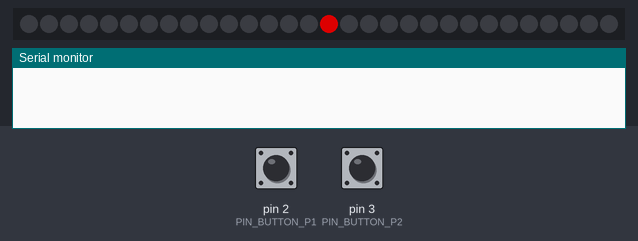
A sketch run on a simulated Arduino Uno, built with avr-gcc and run on an emulated ATmega328P. On the bench: 30 RGB LEDs in strip order, left to right, the last lines printed to the serial monitor. Inputs (shaded band) come from the test bench; at power-on: pin 2 (PIN_BUTTON_P1) LOW, pin 3 (PIN_BUTTON_P2) LOW. Dim RGB values are drawn brighter than linear.

Above: at 1.6 s.
1.7 s: pin 2 (PIN_BUTTON_P1) pulled HIGH for 0.15 s
At 2.2 s:
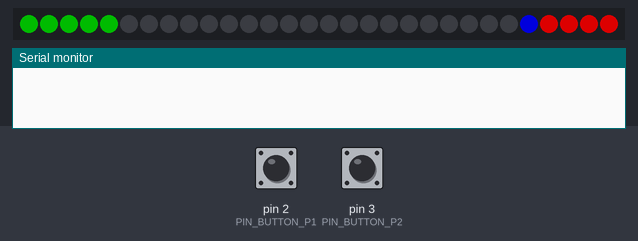
2.4 s: pin 3 (PIN_BUTTON_P2) pulled HIGH for 0.15 s
At 2.84 s:
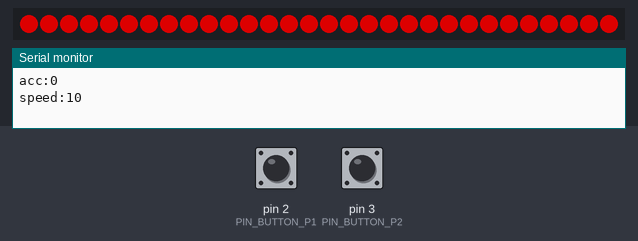
3.1 s: pin 3 (PIN_BUTTON_P2) pulled HIGH for 3.2 s
6.9 s: pin 2 (PIN_BUTTON_P1) pulled HIGH for 1 s
At 6.96 s:
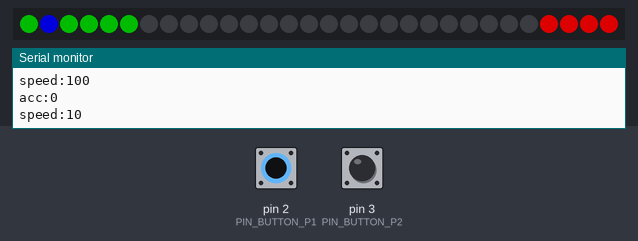

The sketch:

sketch.ino
```cpp
#include <FastLED.h>
#include <LinkedList.h>

const int PIN_LED = 4;
const int PIN_BUTTON_P1 = 2;
const int PIN_BUTTON_P2 = 3;
const int LED_COUNT = 30;

const int LIFES = 5;
const int START_SPEED = 50;

CRGB leds[LED_COUNT] = {};

int pos = 15;
int direction = 1;
int speed = START_SPEED;
int speeds[10] = { 10, 30, 50, 100, 200, 200, 200, 200, 200, 200 };

int lastPressed = -1;

bool game_started = false;

LinkedList<int> barriers_p1 = LinkedList<int>();
LinkedList<int> barriers_p2 = LinkedList<int>();

void setup() {
  Serial.begin(9600);

  FastLED.clear();
  FastLED.show();
  FastLED.setBrightness(150);

  for(int i = LED_COUNT - LIFES; i < LED_COUNT; i++) {
    barriers_p2.add(i);
  }

  for(int i = 0; i < LIFES; i++) {
    barriers_p1.add(i);
  }

  pinMode(PIN_BUTTON_P1, INPUT);
  pinMode(PIN_BUTTON_P2, INPUT);

  FastLED.addLeds<WS2812, PIN_LED, GRB>(leds, LED_COUNT);
}

void clear_strip() {
  FastLED.clear();
  FastLED.show();
}

void fill_strip(CRGB color) {
  for (int i = 0; i < LED_COUNT; i++) {
    leds[i] = color;
  }
  FastLED.show();
}

void light_up(CRGB color) {
  clear_strip();
  fill_strip(color);
  delay(300);
}

void reset_game() {
  pos = 15;
  game_started = false;
  lastPressed = -1;
  speed = START_SPEED;
}

void p1_win_stip() {
  for(int i = 0; i <= 10; i++) {
    clear_strip();
    delay(500);
    for (int i = 0; i < LIFES; i++) {
      leds[i] = CRGB::Blue;
    }
    for (int i = LED_COUNT - LIFES; i < LED_COUNT; i++) {
      leds[i] = CRGB::Red;
    }
    FastLED.show();
    delay(500);
  }
}

void p2_win_stip() {
  for(int i = 0; i <= 10; i++) {
    clear_strip();
    delay(500);
    for (int i = 0; i < LIFES; i++) {
      leds[i] = CRGB::Red;
    }
    for (int i = LED_COUNT - LIFES; i < LED_COUNT; i++) {
      leds[i] = CRGB::Blue;
    }
    FastLED.show();
    delay(500);
  }
}

void move() {
  if (direction == 2) {
    pos++;
  } else {
    pos--;
  }

  if (pos > 29) {
    direction = 1;
  }
  if (pos < 0) {
    direction = 2;
  }

  bool isPlaygroundExceededAtP1 = pos < 0;
  bool isPlaygroundExceededAtP2 = pos > LED_COUNT - 1;

  if(isPlaygroundExceededAtP1) {
    barriers_p1.add(barriers_p1.size());
    barriers_p2.remove(0);
    lastPressed = -1;
    speed = START_SPEED;
    light_up(CRGB::Red);
  }

  if(isPlaygroundExceededAtP2) {
    barriers_p2.unshift(LED_COUNT - barriers_p2.size() - 1);
    barriers_p1.pop();
    lastPressed = -1;
    speed = START_SPEED;
    light_up(CRGB::Green);
  }

  if(barriers_p1.size() == 0) {
    p1_win_stip();
    reset_game();
  }

  if(barriers_p2.size() == 0) {
    p2_win_stip();
    reset_game();
  }
}

unsigned long previousMillisStart = 0;

void start_blink() {
  FastLED.clear();

  unsigned long currentMillis = millis();
  unsigned long diff = currentMillis - previousMillisStart;

  if (diff >= 1000) {
    leds[15] = CRGB::Red;
    FastLED.show();
  }

  if(diff >= 2000) {
    leds[15] = CRGB::Black;
    FastLED.show();

    previousMillisStart = currentMillis;
  }
}

unsigned long previousMillisLeds = 0;

bool has_update() {
  unsigned long currentMillis = millis();
  unsigned long diff = currentMillis - previousMillisLeds;

  if(diff >= speed) {
    previousMillisLeds = currentMillis;
    return true;
  } else {
    return false;
  }
}

void update_leds() {
  FastLED.clear();

  int bp1_size = barriers_p1.size();
  int bp2_size = barriers_p2.size();

  for (int bp1 = 0; bp1 < bp1_size; bp1++) {
    leds[barriers_p1.get(bp1)] = CRGB::Green;
  }

  for (int bp2 = 0; bp2 < bp2_size; bp2++) {
    leds[barriers_p2.get(bp2)] = CRGB::Red;
  }

  for (int i = 0; i < LED_COUNT; i++) {
    if (i == pos) {
      leds[i] = CRGB::Blue;
    }
  }

  FastLED.show();
}

bool pressedP1() {
  return digitalRead(PIN_BUTTON_P1) == HIGH;
}

bool pressedP2() {
  return digitalRead(PIN_BUTTON_P2) == HIGH;
}

int getAccelerationP1() {
  int bp1_size = barriers_p1.size();

  if(pos > bp1_size) {
    return -1;
  }

  return pos;
}

int getAccelerationP2() {
  int bp2_size = barriers_p2.size();

  if(pos < LED_COUNT - bp2_size - 1) {
    return -1;
  }

  return LED_COUNT - 1 - pos;
}

void loop() {

  if(pressedP1() && !game_started) {
    game_started = true;
    direction = 2;
  }

  if(pressedP2() && !game_started) {
    game_started = true;
    direction = 1;
  }

  if(!game_started) {
    start_blink();
    return;
  }

  int bp1_size = barriers_p1.size();
  int bp2_size = barriers_p2.size();

  if(has_update()) {
    move();
    update_leds();
  }

  bool isInBarrierP1 = pos < bp1_size;
  bool isInBarrierP2 = pos > LED_COUNT - bp2_size - 1;

  if(pos == 15) {
    lastPressed = -1;
  }

  if(pressedP1() && isInBarrierP1 && lastPressed != 2) {
    lastPressed = 2;
    speed = speeds[getAccelerationP1()];
    direction = 2;

    Serial.print("\nacc:");
    Serial.print(getAccelerationP1());
    Serial.print("\nspeed:");
    Serial.print(speed);
  }

  if(pressedP2() && isInBarrierP2 && lastPressed != 1) {
    lastPressed = 1;
    speed = speeds[getAccelerationP2()];
    direction = 1;
    Serial.print("\nacc:");
    Serial.print(getAccelerationP2());
    Serial.print("\nspeed:");
    Serial.print(speed);
  }
}
```

Measured:
- after the input at 1.7 s, the LEDs: first change at once (image 1 shows a later state)
- after the input at 2.4 s, the LEDs: change after 0.29 s (image 2)
